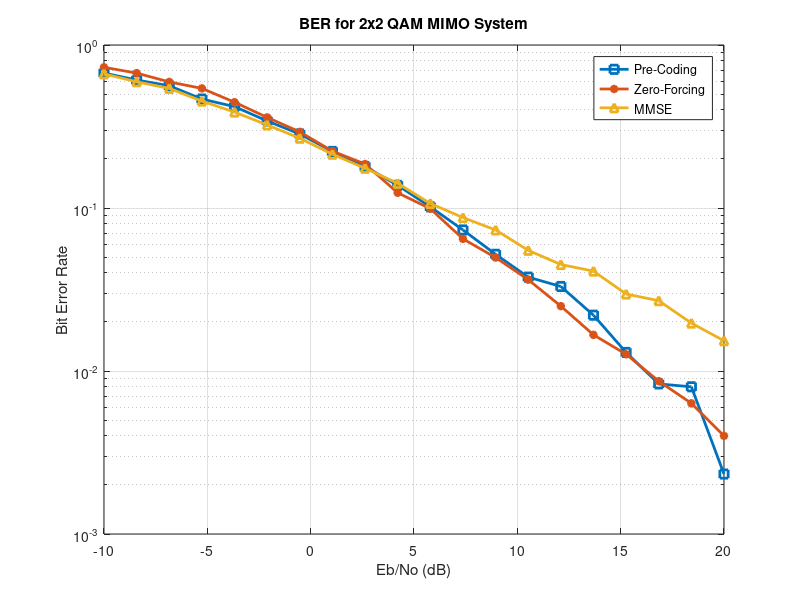

The MATLAB script that drew this image:
%% MIMO-OFDM Project
% Alon S. Levin
% ECE-408: Wireless Communications
% Spring 2020
% Part 1: MIMO

%% Prepare Environment
clear, clc, close all       % Clear all current variables and outputs
format compact              % Prepare command line output

%% Simulation Parameters

% System parameters
M = 4;                  % Modulation order: QAM
numSyms = 1e3;          % Number of transmitted symbols
numTx = 2;              % Number of transmitters
numRx = 2;              % Number of receivers

% Channel parameters
numChan = 3;                                % Number of channels
numSNR = 20;                                % Number of SNR values to check
EbNo_vect = linspace(-10, numSNR, 20);      % Eb/No vector
SNR_vect = EbNo_vect + 10*log10(log2(M)); 	% SNR vector

%% Initialize BER Vectors
% BER_PC   --> Pre-coding
% BER_ZF   --> Zero-forcing
% BER_MMSE --> Minimum Mean Squared Error
BER_PC   = nan(numChan, numSNR);
BER_ZF   = nan(numChan, numSNR);
BER_MMSE = nan(numChan, numSNR);

%% Pre-Coding
for channel_ticker = 1:numChan
    % Generate a transmit signal
    tx_syms = randi([0, M-1], numTx, 1, numSyms);
    tx_mod = qammod(tx_syms, M);
    
    % Build a channel
    H = sqrt(1/2)*(randn(numRx, numTx, numSyms) + 1j*randn(numRx, numTx, numSyms));
    
    % Perform SVD, pre-code, and apply the channel
    U = zeros(numRx, numTx, numSyms);
    tx_precode = zeros(numRx, 1, numSyms);
    tx_channel = zeros(numRx, 1, numSyms);
    
    for sym_ticker = 1:numSyms
        currH = H(:,:,sym_ticker);
        
        % SVD
        [U(:,:,sym_ticker), ~, currV] = svd(currH);
        
        % Pre-code
        tx_precode(:,:,sym_ticker) = currV * tx_mod(:,:,sym_ticker);
        
        % Apply the channel
        tx_channel(:,:,sym_ticker) = currH * tx_precode(:,:,sym_ticker);
    end
    
    % Add AWGN per SNR values, post-code, find BER
    for SNR_ticker = 1:numSNR
        currSNR = SNR_vect(SNR_ticker);
        
        % Generate AWGN
        awgn = 10^(-currSNR/20) * sqrt(1/2) * ...
            (randn(numRx, 1, numSyms) + 1j*randn(numRx, 1, numSyms));
        
        % Add AWGN to the channel
        tx_awgnchannel = tx_channel + awgn;
        
        % Post-code
        rx_postcode = zeros(numRx, 1, numSyms);
        for sym_ticker = 1:numSyms
            rx_postcode(:,:,sym_ticker) = U(:,:,sym_ticker)' * tx_awgnchannel(:,:,sym_ticker);
        end
        
        % Demodulate, compute BER
        rx_demod = qamdemod(rx_postcode, M);
        BER_PC(channel_ticker, SNR_ticker) = mean(any(rx_demod ~= tx_syms));
    end
end

%% Zero-Forcing
for channel_ticker = 1:numChan
    % Generate a transmit signal
    tx_syms = randi([0, M-1], numTx, 1, numSyms);
    tx_mod = qammod(tx_syms, M);

    % Build a channel
    H = sqrt(1/2)*(randn(numRx, numTx, numSyms) + 1j*randn(numRx, numTx, numSyms));
    
    % Apply the channel
    tx_channel = zeros(numRx, 1, numSyms);
    for sym_ticker = 1:numSyms
        tx_channel(:,:,sym_ticker) = H(:,:,sym_ticker) * tx_mod(:,:,sym_ticker);
    end
    
    % Add AWGN per SNR values, apply zero-forcing equalizer, find BER
    for SNR_ticker = 1:numSNR
        currSNR = SNR_vect(SNR_ticker);
        
        % Generate AWGN
        awgn = 10^(-currSNR/20) * sqrt(1/2) * ...
            (randn(numRx, 1, numSyms) + 1j*randn(numRx, 1, numSyms));
        
        % Add AWGN to the channel
        tx_awgnchannel = tx_channel + awgn;
        
        % Apply zero-forcing equalizer
        rx_zf = zeros(numRx, 1, numSyms);
        for sym_ticker = 1:numSyms
            currH = H(:,:,sym_ticker);
            W = (currH' * currH) \ currH';
            rx_zf(:,:,sym_ticker) = W * tx_awgnchannel(:,:,sym_ticker);
        end
        
        % Demodulate, compute BER
        rx_demod = qamdemod(rx_zf, M);
        BER_ZF(channel_ticker, SNR_ticker) = mean(any(rx_demod ~= tx_syms));
    end
end

%% MMSE
for channel_ticker = 1:numChan
    % Generate a transmit signal
    tx_syms = randi([0, M-1], numTx, 1, numSyms);
    tx_mod = qammod(tx_syms, M);

    % Build a channel
    H = sqrt(1/2)*(randn(numRx, numTx, numSyms) + 1j*randn(numRx, numTx, numSyms));
    
    % Apply the channel
    tx_channel = zeros(numRx, 1, numSyms);
    for sym_ticker = 1:numSyms
        tx_channel(:,:,sym_ticker) = H(:,:,sym_ticker) * tx_mod(:,:,sym_ticker);
    end
    
    % Add AWGN per SNR values, apply MMSE equalizer, find BER
    for SNR_ticker = 1:numSNR
        currSNR = SNR_vect(SNR_ticker);
        
        % Generate AWGN
        awgn = 10^(-currSNR/20) * sqrt(1/2) * ...
            (randn(numRx, 1, numSyms) + 1j*randn(numRx, 1, numSyms));
        
        % Add AWGN to the channel
        tx_awgnchannel = tx_channel + awgn;
        
        % Apply MMSE equalizer
        rx_mmse = zeros(numRx, 1, numSyms);
        for sym_ticker = 1:numSyms
            currH = H(:,:,sym_ticker);
            W = (currH'*currH + eye(numTx)*10^(-currSNR/20)) \ currH';
            rx_mmse(:,:,sym_ticker) = W * tx_awgnchannel(:,:,sym_ticker);
        end
        
        % Demodulate, compute BER
        rx_demod = qamdemod(rx_mmse, M);
        BER_MMSE(channel_ticker, SNR_ticker) = mean(any(rx_demod ~= tx_syms));
    end
end

%% Plot BERs
figure
semilogy(EbNo_vect, mean(BER_PC)', '-s', 'LineWidth', 2)
hold on
semilogy(EbNo_vect, mean(BER_ZF)', '-*', 'LineWidth', 2)
semilogy(EbNo_vect, mean(BER_MMSE)', '-^', 'LineWidth', 2)
title('BER for 2x2 QAM MIMO System')
grid on
xlabel('Eb/No (dB)')
ylabel('Bit Error Rate')
legend('Pre-Coding', 'Zero-Forcing', 'MMSE')